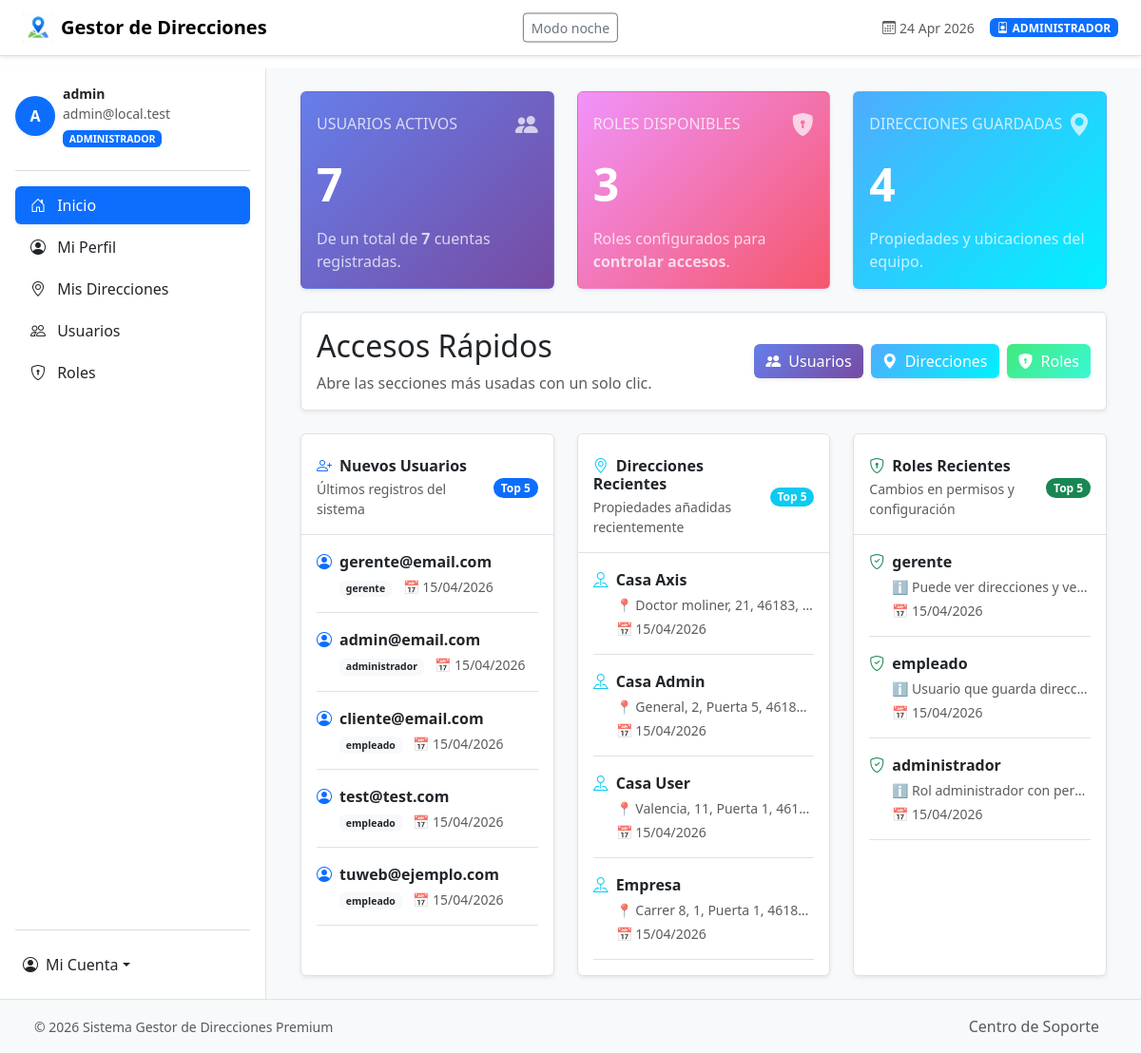
/templates/frontend/home.php (signed in), run on the app's committed database.
### tables this page shows
CREATE TABLE `users` (
  `id` int(11) NOT NULL,
  `username` varchar(100) NOT NULL,
  `apellidos` varchar(150) DEFAULT NULL,
  `DNI` varchar(50) DEFAULT NULL,
  `fechaNacimiento` date DEFAULT NULL,
  `telefono` varchar(30) DEFAULT NULL,
  `email` varchar(150) NOT NULL,
  `password` varchar(255) NOT NULL,
  `role` varchar(100) DEFAULT NULL,
  `fechaCreacion` datetime NOT NULL DEFAULT current_timestamp(),
  `fechaModificacion` datetime NOT NULL DEFAULT current_timestamp() ON UPDATE current_timestamp()
);

CREATE TABLE `direcciones` (
  `id` int(11) NOT NULL,
  `nombre` varchar(150) NOT NULL,
  `descripcion` text DEFAULT NULL,
  `ubicacion` varchar(255) DEFAULT NULL,
  `calle` varchar(150) DEFAULT NULL,
  `numero` varchar(50) DEFAULT NULL,
  `piso` varchar(50) DEFAULT NULL,
  `puerta` varchar(50) DEFAULT NULL,
  `escalera` varchar(50) DEFAULT NULL,
  `codigoPostal` varchar(20) DEFAULT NULL,
  `ciudad` varchar(100) DEFAULT NULL,
  `provincia` varchar(100) DEFAULT NULL,
  `email` varchar(150) DEFAULT NULL,
  `nombrePropietario` varchar(150) DEFAULT NULL,
  `telefonoPropietario` varchar(30) DEFAULT NULL,
  `emailPropietario` varchar(150) DEFAULT NULL,
  `role` varchar(100) DEFAULT NULL,
  `userId` int(11) DEFAULT NULL,
  `fechaCreacion` datetime NOT NULL DEFAULT current_timestamp(),
  `fechaModificacion` datetime NOT NULL DEFAULT current_timestamp() ON UPDATE current_timestamp()
);

CREATE TABLE `roles` (
  `id` int(11) NOT NULL,
  `nombre` varchar(100) NOT NULL,
  `descripcion` text DEFAULT NULL,
  `activo` tinyint(1) NOT NULL DEFAULT 1,
  `permisos` text DEFAULT NULL,
  `fechaCreacion` datetime NOT NULL DEFAULT current_timestamp(),
  `fechaModificacion` datetime NOT NULL DEFAULT current_timestamp() ON UPDATE current_timestamp()
);

### templates/frontend/home.php (the view, shortened to what the rows shown need)
<?php
require_once __DIR__ . '/../../clases/CPUser.php';
require_once __DIR__ . '/../../clases/CPRole.php';
require_once __DIR__ . '/../../clases/CPDir.php';
require_once("head.php");
require_once("sidebar.php");
$usuarios = array_filter(CPUser::leerTodo(), fn($usuario) => $usuario !== null);
$roles = array_filter(CPRole::leerTodo(), fn($rol) => $rol !== null);
$direcciones = array_filter(CPDir::leerTodo(), fn($direccion) => $direccion !== null);
$usuariosActivos = count(array_filter($usuarios, fn($usuario) => $usuario->isActivo()));
$usuariosTotales = count($usuarios);
$rolesTotales = count($roles);
$direccionesTotales = count($direcciones);
$ordenarPorFechaCreacionDesc = fn($a, $b) => strtotime($b->getFechaCreacion() ?: '1970-01-01') <=> strtotime($a->getFechaCreacion() ?: '1970-01-01');
$usuariosRecientes = $usuarios;
usort($usuariosRecientes, $ordenarPorFechaCreacionDesc);
$usuariosRecientes = array_slice($usuariosRecientes, 0, 5);
$direccionesRecientes = $direcciones;
usort($direccionesRecientes, $ordenarPorFechaCreacionDesc);
$direccionesRecientes = array_slice($direccionesRecientes, 0, 5);
$rolesRecientes = $roles;
usort($rolesRecientes, $ordenarPorFechaCreacionDesc);
$rolesRecientes = array_slice($rolesRecientes, 0, 5);
$currentUser = CPUser::buscarPorEmail($_SESSION['email'] ?? '');
$isAdminUser = $currentUser ? $currentUser->esAdministrador() : false;
?>
<main class="flex-grow-1 p-4 bg-light">
    <div class="container-fluid">
        <?php if ($isAdminUser): ?>
        <div class="row g-4 mb-4">
            <div class="col-12 col-md-4">
                <div class="card shadow-sm border cp-hover-float h-100" style="background: linear-gradient(135deg, #667eea 0%, #764ba2 100%); border-color: rgba(102, 126, 234, 0.3) !important;">
                    <div class="card-body text-white">
                        <div class="d-flex align-items-center justify-content-between mb-3">
                            <h3 class="h6 text-uppercase mb-0 opacity-75">Usuarios Activos</h3>
                            <i class="bi bi-people-fill" style="font-size: 1.5rem; opacity: 0.7;"></i>
                        </div>
                        <div class="display-5 fw-bold mb-3"><?php echo h($usuariosActivos); ?></div>
                        <p class="mb-0 opacity-75">De un total de <strong><?php echo h($usuariosTotales); ?></strong> cuentas registradas.</p>
                    </div>
                </div>
            </div>
            <div class="col-12 col-md-4">
                <div class="card shadow-sm border cp-hover-float h-100" style="background: linear-gradient(135deg, #f093fb 0%, #f5576c 100%); border-color: rgba(245, 87, 108, 0.3) !important;">
                    <div class="card-body text-white">
                        <div class="d-flex align-items-center justify-content-between mb-3">
                            <h3 class="h6 text-uppercase mb-0 opacity-75">Roles Disponibles</h3>
                            <i class="bi bi-shield-lock-fill" style="font-size: 1.5rem; opacity: 0.7;"></i>
                        </div>
                        <div class="display-5 fw-bold mb-3"><?php echo h($rolesTotales); ?></div>
                        <p class="mb-0 opacity-75">Roles configurados para <strong>controlar accesos</strong>.</p>
                    </div>
                </div>
            </div>
            <div class="col-12 col-md-4">
                <div class="card shadow-sm border cp-hover-float h-100" style="background: linear-gradient(135deg, #4facfe 0%, #00f2fe 100%); border-color: rgba(79, 172, 254, 0.3) !important;">
                    <div class="card-body text-white">
                        <div class="d-flex align-items-center justify-content-between mb-3">
                            <h3 class="h6 text-uppercase mb-0 opacity-75">Direcciones Guardadas</h3>
                            <i class="bi bi-geo-alt-fill" style="font-size: 1.5rem; opacity: 0.7;"></i>
                        </div>
                        <div class="display-5 fw-bold mb-3"><?php echo h($direccionesTotales); ?></div>
                        <p class="mb-0 opacity-75">Propiedades y ubicaciones del equipo.</p>
                    </div>
                </div>
            </div>
        </div>
        <?php endif; ?>
        <?php if ($isAdminUser): ?>
        <div class="row g-4 mb-4">
            <div class="col-12">
                <div class="card shadow-sm border bg-white">
                    <div class="card-body">
                        <div class="d-flex flex-column flex-md-row align-items-start align-items-md-center justify-content-between gap-4">
                            <div>
                                <h2 class=\"h5 fw-bold mb-2\">Accesos Rápidos</h2>
                            </div>
                        </div>
                    </div>
                </div>
            </div>
        </div>
        <?php endif; ?>
        <?php if ($isAdminUser): ?>
        <div class="row g-4">
            <div class="col-12 col-lg-4">
                <div class="card shadow-sm border cp-hover-float h-100">
                    <div class="card-body pt-0">
                        <div class="list-group list-group-flush">
                            <?php if (empty($usuariosRecientes)): ?>
                                <div class="text-center py-5 text-muted">
                                    <i class="bi bi-inbox" style="font-size: 2rem; opacity: 0.5;"></i>
                                    <p class="mt-2 mb-0">No hay nuevos usuarios aún.</p>
                                </div>
                            <?php else: ?>
                                <?php foreach ($usuariosRecientes as $usuario): ?>
                                    <div class="list-group-item bg-transparent px-0 py-3 border-bottom">
                                        <div class="d-flex align-items-center gap-2 mb-1">
                                            <i class="bi bi-person-circle text-primary"></i>
                                            <div class="fw-semibold text-dark"><?php echo h($usuario->getEmail()); ?></div>
                                        </div>
                                        <div class="small text-muted ps-4">
                                            <span class="badge bg-light text-dark"><?php echo h($usuario->getRole() ?: 'empleado'); ?></span>
                                            <span class="ms-2">📅 <?php echo h($usuario->formatear_fecha($usuario->getFechaCreacion(), 'Y-m-d H:i:s', 'd/m/Y') ?: $usuario->getFechaCreacion()); ?></span>
                                        </div>
                                    </div>
                                <?php endforeach; ?>
                            <?php endif; ?>
                        </div>
                    </div>
                </div>
            </div>
            <div class="col-12 col-lg-4">
                <div class="card shadow-sm border cp-hover-float h-100">
                    <div class="card-body pt-0">
                        <div class="list-group list-group-flush">
                            <?php if (empty($direccionesRecientes)): ?>
                                <div class="text-center py-5 text-muted">
                                    <i class="bi bi-inbox" style="font-size: 2rem; opacity: 0.5;"></i>
                                    <p class="mt-2 mb-0">No hay direcciones nuevas aún.</p>
                                </div>
                            <?php else: ?>
                                <?php foreach ($direccionesRecientes as $direccion): ?>
                                    <div class="list-group-item bg-transparent px-0 py-3 border-bottom">
                                        <div class="d-flex align-items-center gap-2 mb-1">
                                            <i class="bi bi-pin-map text-info"></i>
                                            <div class="fw-semibold text-dark"><?php echo h($direccion->getNombre()); ?></div>
                                        </div>
                                        <div class="small text-muted ps-4">
                                            <span class="d-block text-truncate mb-1">📍 <?php echo h($direccion->obtenerDireccionCompleta()); ?></span>
                                            <span>📅 <?php echo h($direccion->formatear_fecha($direccion->getFechaCreacion(), 'Y-m-d H:i:s', 'd/m/Y') ?: $direccion->getFechaCreacion()); ?></span>
                                        </div>
                                    </div>
                                <?php endforeach; ?>
                            <?php endif; ?>
                        </div>
                    </div>
                </div>
            </div>
            <div class="col-12 col-lg-4">
                <div class="card shadow-sm border cp-hover-float h-100">
                    <div class="card-body pt-0">
                        <div class="list-group list-group-flush">
                            <?php if (empty($rolesRecientes)): ?>
                                <div class="text-center py-5 text-muted">
                                    <i class="bi bi-inbox" style="font-size: 2rem; opacity: 0.5;"></i>
                                    <p class="mt-2 mb-0">No hay roles nuevos aún.</p>
                                </div>
                            <?php else: ?>
                                <?php foreach ($rolesRecientes as $rol): ?>
                                    <div class="list-group-item bg-transparent px-0 py-3 border-bottom">
                                        <div class="d-flex align-items-center gap-2 mb-1">
                                            <i class="bi bi-shield-check text-success"></i>
                                            <div class="fw-semibold text-dark"><?php echo h($rol->getNombre()); ?></div>
                                        </div>
                                        <div class="small text-muted ps-4">
                                            <span class="d-block text-truncate mb-1">ℹ️ <?php echo h($rol->getDescripcion() ?: 'Sin descripción'); ?></span>
                                            <span>📅 <?php echo h($rol->formatear_fecha($rol->getFechaCreacion(), 'Y-m-d H:i:s', 'd/m/Y') ?: $rol->getFechaCreacion()); ?></span>
                                        </div>
                                    </div>
                                <?php endforeach; ?>
                            <?php endif; ?>
                        </div>
                    </div>
                </div>
            </div>
        </div>
        <?php endif; ?>
    </div>
</main>
<?php require_once("footer.php"); ?>

### data on the page
users: id "7"
users: email "gerente@email.com", role "gerente", fechaCreacion "15/04/2026"
users: email "admin@email.com", role "administrador", fechaCreacion "15/04/2026"
users: email "cliente@email.com", role "empleado", fechaCreacion "15/04/2026"
users: email "test@test.com", role "empleado", fechaCreacion "15/04/2026"
users: email "tuweb@ejemplo.com", role "empleado", fechaCreacion "15/04/2026"
direcciones: nombre "Casa Axis", obtenerDireccionCompleta "Doctor moliner, 21, 46183,…", fechaCreacion "15/04/2026"
direcciones: nombre "Casa Admin", obtenerDireccionCompleta "General, 2, Puerta 5, 46183…", fechaCreacion "15/04/2026"
direcciones: nombre "Casa User", obtenerDireccionCompleta "Valencia, 11, Puerta 1, 461…", fechaCreacion "15/04/2026"
direcciones: nombre "Empresa", obtenerDireccionCompleta "Carrer 8, 1, Puerta 1, 4618…", fechaCreacion "15/04/2026"
roles: nombre "gerente", descripcion "Puede ver direcciones y ve…", fechaCreacion "15/04/2026"
roles: nombre "empleado", descripcion "Usuario que guarda direcci…", fechaCreacion "15/04/2026"
roles: nombre "administrador", descripcion "Rol administrador con per…", fechaCreacion "15/04/2026"

### other printed values
$rolUsuario "ADMINISTRADOR"
substr($correoUsuario, 0, 1) "A"
explode('@', $correoUsuario)[0] "admin"
$correoUsuario "admin@local.test"
$item['etiqueta'] "Inicio"
$item['etiqueta'] "Mi Perfil"
$item['etiqueta'] "Mis Direcciones"
$item['etiqueta'] "Usuarios"
$item['etiqueta'] "Roles"
$rolesTotales "3"
$direccionesTotales "4"
